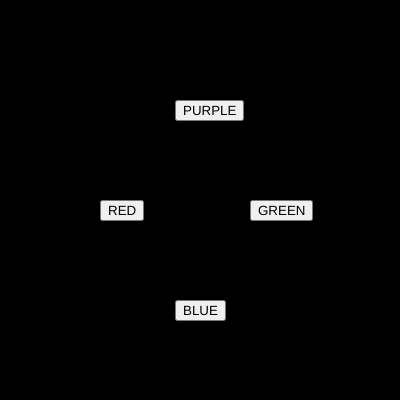
Frame 1 (no input)
Frame 60 (no input): identical to frame 1, image omitted
Frame 120 (the mouse pressed at the canvas centre since frame 60): identical to frame 1, image omitted

The p5.js sketch that drew this single still picture (run headless with seeded random() and noise() and a simulated clock; from frame 60 on, the mouse is pressed at the canvas centre):

// p5.js sketch
// ── sketch.js
var r = 0;
var g = 0;
var b = 0;

function redbg (){
  r = 255;
  g = 0;
  b = 0;
}

function setup() {
  createCanvas(400, 400);  
  var btn_red = createButton("RED");
  btn_red.position(100,200);
  btn_red.mousePressed(redbg);

  var btn_green = createButton("GREEN");
  btn_green.position(250,200);
  btn_green.mousePressed(greenbg);

  var btn_blue = createButton("BLUE");
  btn_blue.position(175,300);
  btn_blue.mousePressed(bluebg);

  var btn_purple = createButton("PURPLE");
  btn_purple.position(175,100);
  btn_purple.mousePressed(purplebg);
}

function draw() {
  background(r,g,b);
  
}

function greenbg (){
  r = 0;
  g = 255;
  b = 0;
}

function bluebg (){
  r = 0;
  g = 0;
  b = 255;
}
  
function purplebg (){
  r = 230;
  g = 0;
  b = 300;
}
